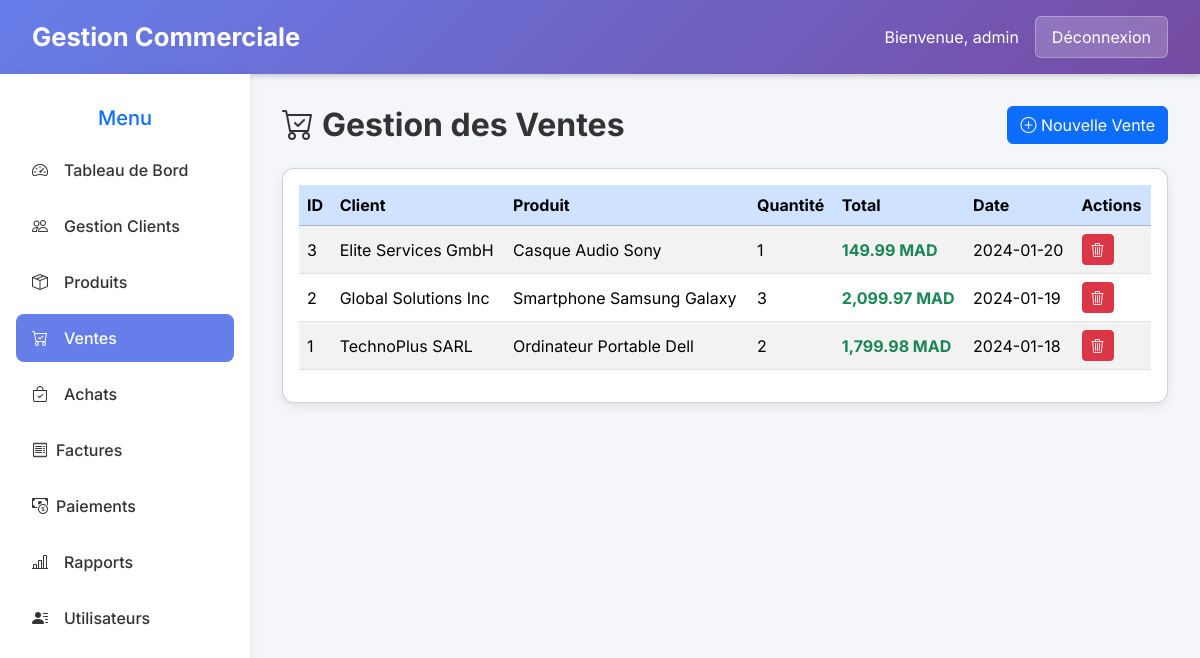
The page /ventes.php (signed in) on the database its author committed.
### tables this page shows
CREATE TABLE `ventes` (
  `id` int(11) NOT NULL,
  `client_id` int(11) DEFAULT NULL,
  `produit_id` int(11) DEFAULT NULL,
  `quantite` int(11) NOT NULL,
  `prix_total` decimal(10,2) NOT NULL,
  `date_vente` date NOT NULL,
  `created_at` timestamp NOT NULL DEFAULT current_timestamp()
);

CREATE TABLE `clients` (
  `id` int(11) NOT NULL,
  `client` varchar(100) NOT NULL,
  `adresse` text DEFAULT NULL,
  `ville` varchar(100) DEFAULT NULL,
  `pays` varchar(100) DEFAULT NULL,
  `telephone` varchar(20) DEFAULT NULL,
  `fax` varchar(20) DEFAULT NULL,
  `email` varchar(100) DEFAULT NULL,
  `personne_a_contacter` varchar(100) DEFAULT NULL,
  `commercial` varchar(100) DEFAULT NULL,
  `created_at` timestamp NOT NULL DEFAULT current_timestamp()
);

CREATE TABLE `produits` (
  `id` int(11) NOT NULL,
  `nom` varchar(100) NOT NULL,
  `prix` decimal(10,2) NOT NULL,
  `stock` int(11) DEFAULT 0,
  `categorie` varchar(50) DEFAULT NULL,
  `description` text DEFAULT NULL,
  `created_at` timestamp NOT NULL DEFAULT current_timestamp()
);

### ventes.php (the view, shortened to what this page needs)
?><?php
try {
    $db = new PDO("mysql:host=localhost;dbname=gestion_commerciale;charset=utf8", "root", "");
    $db->setAttribute(PDO::ATTR_ERRMODE, PDO::ERRMODE_EXCEPTION);
} catch(PDOException $e) {
    die("Erreur de connexion : " . $e->getMessage());
}
?>
<!DOCTYPE html>
<html lang="fr">
<head>
<link href="css/bootstrap.min.css" rel="stylesheet">
<link href="https://cdn.jsdelivr.net/npm/bootstrap-icons@1.11.3/font/bootstrap-icons.css" rel="stylesheet">
</head>
<body>
<div class="header">
    <div class="logo">Gestion Commerciale</div>
    <div class="user-info">
        <span>Bienvenue, <?php echo htmlspecialchars($_SESSION['username'] ?? 'Utilisateur'); ?></span>
        <a href="logout.php" class="logout-btn">Déconnexion</a>
    </div>
</div>
<div class="container-dashboard">
    <div class="sidebar">
        <h5 class="text-center mb-3 text-primary">Menu</h5>
        <a href="index.php" class="nav-link"><i class="bi bi-speedometer2 me-2"></i> Tableau de Bord</a>
        <a href="clients.php" class="nav-link"><i class="bi bi-people me-2"></i> Gestion Clients</a>
        <a href="produits.php" class="nav-link"><i class="bi bi-box-seam me-2"></i> Produits</a>
        <a href="ventes.php" class="nav-link active"><i class="bi bi-cart-check me-2"></i> Ventes</a>
        <a href="achats.php" class="nav-link"><i class="bi bi-bag-check me-2"></i> Achats</a>
        <a href="facture_list.php" class="nav-link "><i class="bi bi-receipt"></i> Factures</a>
        <a href="paiement_list.php" class="nav-link"><i class="bi bi-cash-coin"></i> Paiements</a>
        <a href="rapports.php" class="nav-link"><i class="bi bi-bar-chart-line me-2"></i> Rapports</a>
        <a href="users.php" class="nav-link"><i class="bi bi-person-lines-fill me-2"></i> Utilisateurs</a>
    </div>
    <div class="main-content">
        <?php if(isset($_GET['action']) && $_GET['action']=='add'):
            $query_clients = "SELECT id, client FROM clients";
            $stmt_clients = $db->prepare($query_clients);
            $stmt_clients->execute();
            $clients = $stmt_clients->fetchAll(PDO::FETCH_ASSOC);
            $query_produits = "SELECT id, nom, prix, stock FROM produits WHERE stock>0";
            $stmt_produits = $db->prepare($query_produits);
            $stmt_produits->execute();
            $produits = $stmt_produits->fetchAll(PDO::FETCH_ASSOC);
        ?>
        <h2 class="mb-4"><i class="bi bi-plus-circle me-2"></i>Nouvelle Vente</h2>
        <div class="card p-4">
            <form method="POST" action="ventes.php">
                <input type="hidden" name="action" value="add">
                <div class="row mb-3">
                    <div class="col-md-6">
                        <label class="form-label fw-bold">Client *</label>
                        <select class="form-control" name="client_id" required>
                            <option value="">Sélectionner un client</option>
                            <?php foreach($clients as $client): ?>
                            <option value="<?php echo $client['id']; ?>"><?php echo htmlspecialchars($client['client']); ?></option>
                            <?php endforeach; ?>
                        </select>
                    </div>
                    <div class="col-md-6">
                        <label class="form-label fw-bold">Produit *</label>
                        <select class="form-control" name="produit_id" id="produit_id" required onchange="updatePrix()">
                            <option value="">Sélectionner un produit</option>
                            <?php foreach($produits as $produit): ?>
                            <option value="<?php echo $produit['id']; ?>" data-prix="<?php echo $produit['prix']; ?>" data-stock="<?php echo $produit['stock']; ?>">
                                <?php echo htmlspecialchars($produit['nom']); ?> - <?php echo number_format($produit['prix'],2); ?> MAD (Stock: <?php echo $produit['stock']; ?>)
                            </option>
                            <?php endforeach; ?>
                        </select>
                    </div>
                </div>
                <div class="row mb-3">
                    <div class="col-md-4">
                        <label class="form-label fw-bold">Quantité *</label>
                        <input type="number" class="form-control" name="quantite" id="quantite" required onchange="updatePrix()" min="1">
                    </div>
                    <div class="col-md-4">
                        <label class="form-label fw-bold">Prix Total (MAD) *</label>
                        <input type="number" step="0.01" class="form-control" name="prix_total" id="prix_total" readonly required>
                    </div>
                    <div class="col-md-4">
                        <label class="form-label fw-bold">Date de Vente *</label>
                        <input type="date" class="form-control" name="date_vente" value="<?php echo date('Y-m-d'); ?>" required>
                    </div>
                </div>
                <div class="mb-3">
                    <div id="stock-info" class="alert alert-info" style="display:none;">
                        Stock disponible: <span id="stock-disponible">0</span>
                    </div>
                </div>
                <button type="submit" class="btn btn-primary"><i class="bi bi-save"></i> Enregistrer</button>
                <a href="ventes.php" class="btn btn-secondary"><i class="bi bi-x-circle"></i> Annuler</a>
            </form>
        </div>
        <script>
        function updatePrix() {
            const produitSelect = document.getElementById('produit_id');
            const quantiteInput = document.getElementById('quantite');
            const prixTotalInput = document.getElementById('prix_total');
            const stockInfo = document.getElementById('stock-info');
            const stockDisponible = document.getElementById('stock-disponible');
            const selectedOption = produitSelect.options[produitSelect.selectedIndex];
            const prixUnitaire = selectedOption.getAttribute('data-prix') || 0;
            const stock = selectedOption.getAttribute('data-stock') || 0;
            const quantite = quantiteInput.value || 0;
            // Mettre à jour le prix total
            prixTotalInput.value = (prixUnitaire * quantite).toFixed(2);
            // Afficher les informations de stock
            if (produitSelect.value) {
                stockInfo.style.display = 'block';
                stockDisponible.textContent = stock;
                // Vérifier si la quantité dépasse le stock
                if (quantite > stock) {
                    quantiteInput.setCustomValidity('Quantité dépasse le stock disponible');
                    quantiteInput.classList.add('is-invalid');
                } else {
                    quantiteInput.setCustomValidity('');
                    quantiteInput.classList.remove('is-invalid');
                }
            } else {
                stockInfo.style.display = 'none';
            }
        }
        </script>
        <?php else: ?>
        <div class="d-flex justify-content-between align-items-center mb-4">
            <h2 class="mb-0"><i class="bi bi-cart-check me-2"></i>Gestion des Ventes</h2>
            <a href="ventes.php?action=add" class="btn btn-primary"><i class="bi bi-plus-circle"></i> Nouvelle Vente</a>
        </div>
        <div class="card p-3">
            <table class="table table-hover table-striped align-middle">
                <thead class="table-primary">
                    <tr>
                        <th>ID</th>
                        <th>Client</th>
                        <th>Produit</th>
                        <th>Quantité</th>
                        <th>Total</th>
                        <th>Date</th>
                        <th>Actions</th>
                    </tr>
                </thead>
                <tbody>
                    <?php
                    $query = "SELECT v.*, c.client as client_nom, p.nom as produit_nom
                              FROM ventes v
                              LEFT JOIN clients c ON v.client_id=c.id
                              LEFT JOIN produits p ON v.produit_id=p.id
                              ORDER BY v.id DESC";
                    $stmt = $db->prepare($query);
                    $stmt->execute();
                    $ventes = $stmt->fetchAll(PDO::FETCH_ASSOC);
                    foreach($ventes as $vente):
                    ?>
                    <tr>
                        <td><?php echo $vente['id']; ?></td>
                        <td><?php echo htmlspecialchars($vente['client_nom']); ?></td>
                        <td><?php echo htmlspecialchars($vente['produit_nom']); ?></td>
                        <td><?php echo $vente['quantite']; ?></td>
                        <td class="text-success fw-bold"><?php echo number_format($vente['prix_total'],2); ?> MAD</td>
                        <td><?php echo $vente['date_vente']; ?></td>
                        <td>
                            <a href="ventes.php?action=delete&id=<?php echo $vente['id']; ?>" class="btn btn-sm btn-danger" onclick="return confirm('Supprimer cette vente ?')">
                                <i class="bi bi-trash3"></i>
                            </a>
                        </td>
                    </tr>
                    <?php endforeach; ?>
                </tbody>
            </table>
        </div>
        <?php endif; ?>
    </div>
</div>
</body>
</html>

### ventes.php (style rules this page uses)
body { font-family: 'Inter', sans-serif; background-color: #f5f6fa; margin:0; }
.header { background: linear-gradient(135deg,#667eea,#764ba2); color:white; padding:1rem 2rem; display:flex; justify-content:space-between; align-items:center; box-shadow:0 2px 6px rgba(0,0,0,0.2); }
.logo { font-size:1.6rem; font-weight:700; }
.user-info { display:flex; align-items:center; gap:1rem; }
.logout-btn { background: rgba(255,255,255,0.2); color:white; border:1px solid rgba(255,255,255,0.3); padding:0.5rem 1rem; border-radius:6px; text-decoration:none; transition:0.3s; }
.container-dashboard { display:flex; min-height:calc(100vh - 70px); }
.sidebar { width:250px; background:white; padding:2rem 1rem; box-shadow:2px 0 10px rgba(0,0,0,0.05); }
.nav-link { display:flex; align-items:center; gap:0.5rem; color:#333; text-decoration:none; padding:0.75rem 1rem; border-radius:8px; margin-bottom:0.5rem; font-weight:500; transition:0.2s; }
.nav-link.active, .nav-link:hover { background-color:#667eea; color:white; }
.main-content { flex:1; padding:2rem; }
h1,h2,h3,h4 { font-weight:700; color:#333; }
.card { background:white; padding:1.5rem; border-radius:12px; box-shadow:0 4px 12px rgba(0,0,0,0.08); transition: transform 0.3s, box-shadow 0.3s; }
.table thead { background:#667eea; color:white; }

### rows shown on the page
ventes: id "3", client.client "Elite Services GmbH", produit.nom "Casque Audio Sony", quantite "1", prix_total "149.99", date_vente "2024-01-20"
ventes: id "2", client.client "Global Solutions Inc", produit.nom "Smartphone Samsung Galaxy", quantite "3", prix_total "2,099.97", date_vente "2024-01-19"
ventes: id "1", client.client "TechnoPlus SARL", produit.nom "Ordinateur Portable Dell", quantite "2", prix_total "1,799.98", date_vente "2024-01-18"

### other values the page prints
$_SESSION['username'] "admin"
